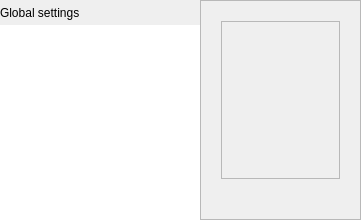
<?xml version="1.0" encoding="UTF-8"?>
<ui version="4.0">
 <class>rgSettingsTab</class>
 <widget class="QWidget" name="rgSettingsTab">
  <property name="geometry">
   <rect>
    <x>0</x>
    <y>0</y>
    <width>361</width>
    <height>220</height>
   </rect>
  </property>
  <property name="minimumSize">
   <size>
    <width>300</width>
    <height>200</height>
   </size>
  </property>
  <property name="windowTitle">
   <string>Settings</string>
  </property>
  <property name="autoFillBackground">
   <bool>false</bool>
  </property>
  <property name="styleSheet">
   <string notr="true"/>
  </property>
  <layout class="QHBoxLayout" name="horizontalLayout">
   <property name="spacing">
    <number>0</number>
   </property>
   <property name="leftMargin">
    <number>0</number>
   </property>
   <property name="topMargin">
    <number>0</number>
   </property>
   <property name="rightMargin">
    <number>0</number>
   </property>
   <property name="bottomMargin">
    <number>0</number>
   </property>
   <item>
    <widget class="QFrame" name="leftFrame">
     <property name="minimumSize">
      <size>
       <width>200</width>
       <height>0</height>
      </size>
     </property>
     <property name="frameShape">
      <enum>QFrame::NoFrame</enum>
     </property>
     <property name="frameShadow">
      <enum>QFrame::Raised</enum>
     </property>
     <layout class="QVBoxLayout" name="verticalLayout_3">
      <property name="spacing">
       <number>0</number>
      </property>
      <property name="leftMargin">
       <number>0</number>
      </property>
      <property name="topMargin">
       <number>0</number>
      </property>
      <property name="rightMargin">
       <number>0</number>
      </property>
      <property name="bottomMargin">
       <number>0</number>
      </property>
      <item>
       <widget class="QLabel" name="globalSettingsLabel">
        <property name="sizePolicy">
         <sizepolicy hsizetype="Fixed" vsizetype="Fixed">
          <horstretch>0</horstretch>
          <verstretch>0</verstretch>
         </sizepolicy>
        </property>
        <property name="minimumSize">
         <size>
          <width>200</width>
          <height>25</height>
         </size>
        </property>
        <property name="maximumSize">
         <size>
          <width>200</width>
          <height>16777215</height>
         </size>
        </property>
        <property name="text">
         <string>Global settings</string>
        </property>
       </widget>
      </item>
      <item>
       <widget class="rgListWidget" name="settingsListWidget">
        <property name="sizePolicy">
         <sizepolicy hsizetype="Preferred" vsizetype="Preferred">
          <horstretch>0</horstretch>
          <verstretch>0</verstretch>
         </sizepolicy>
        </property>
        <property name="minimumSize">
         <size>
          <width>200</width>
          <height>0</height>
         </size>
        </property>
        <property name="focusPolicy">
         <enum>Qt::NoFocus</enum>
        </property>
        <property name="frameShape">
         <enum>QFrame::NoFrame</enum>
        </property>
        <property name="frameShadow">
         <enum>QFrame::Raised</enum>
        </property>
        <property name="horizontalScrollBarPolicy">
         <enum>Qt::ScrollBarAlwaysOff</enum>
        </property>
        <property name="sizeAdjustPolicy">
         <enum>QAbstractScrollArea::AdjustToContentsOnFirstShow</enum>
        </property>
       </widget>
      </item>
     </layout>
    </widget>
   </item>
   <item>
    <widget class="QFrame" name="rightFrame">
     <property name="sizePolicy">
      <sizepolicy hsizetype="Preferred" vsizetype="Preferred">
       <horstretch>0</horstretch>
       <verstretch>0</verstretch>
      </sizepolicy>
     </property>
     <property name="frameShape">
      <enum>QFrame::StyledPanel</enum>
     </property>
     <property name="frameShadow">
      <enum>QFrame::Raised</enum>
     </property>
     <layout class="QVBoxLayout" name="verticalLayout_4">
      <property name="spacing">
       <number>0</number>
      </property>
      <property name="sizeConstraint">
       <enum>QLayout::SetMinimumSize</enum>
      </property>
      <property name="leftMargin">
       <number>20</number>
      </property>
      <property name="topMargin">
       <number>20</number>
      </property>
      <property name="rightMargin">
       <number>20</number>
      </property>
      <property name="bottomMargin">
       <number>20</number>
      </property>
      <item>
       <widget class="QScrollArea" name="scrollArea">
        <property name="sizePolicy">
         <sizepolicy hsizetype="Expanding" vsizetype="MinimumExpanding">
          <horstretch>0</horstretch>
          <verstretch>0</verstretch>
         </sizepolicy>
        </property>
        <property name="sizeAdjustPolicy">
         <enum>QAbstractScrollArea::AdjustIgnored</enum>
        </property>
        <property name="widgetResizable">
         <bool>true</bool>
        </property>
        <property name="alignment">
         <set>Qt::AlignLeading|Qt::AlignLeft|Qt::AlignTop</set>
        </property>
        <widget class="QWidget" name="scrollAreaWidgetContents">
         <property name="geometry">
          <rect>
           <x>0</x>
           <y>0</y>
           <width>117</width>
           <height>156</height>
          </rect>
         </property>
         <property name="sizePolicy">
          <sizepolicy hsizetype="Preferred" vsizetype="Expanding">
           <horstretch>0</horstretch>
           <verstretch>0</verstretch>
          </sizepolicy>
         </property>
         <layout class="QVBoxLayout" name="verticalLayout_2">
          <property name="spacing">
           <number>0</number>
          </property>
          <property name="leftMargin">
           <number>0</number>
          </property>
          <property name="topMargin">
           <number>0</number>
          </property>
          <property name="rightMargin">
           <number>0</number>
          </property>
          <property name="bottomMargin">
           <number>0</number>
          </property>
         </layout>
        </widget>
       </widget>
      </item>
      <item>
       <widget class="rgSettingsButtonsView" name="settingsButtonsView" native="true">
        <property name="minimumSize">
         <size>
          <width>0</width>
          <height>20</height>
         </size>
        </property>
       </widget>
      </item>
     </layout>
    </widget>
   </item>
  </layout>
 </widget>
 <layoutdefault spacing="6" margin="11"/>
 <customwidgets>
  <customwidget>
   <class>rgSettingsButtonsView</class>
   <extends>QWidget</extends>
   <header>rgSettingsButtonsView.h</header>
   <container>1</container>
  </customwidget>
  <customwidget>
   <class>rgListWidget</class>
   <extends>QListWidget</extends>
   <header>rgListWidget.h</header>
  </customwidget>
 </customwidgets>
 <resources/>
 <connections/>
</ui>
